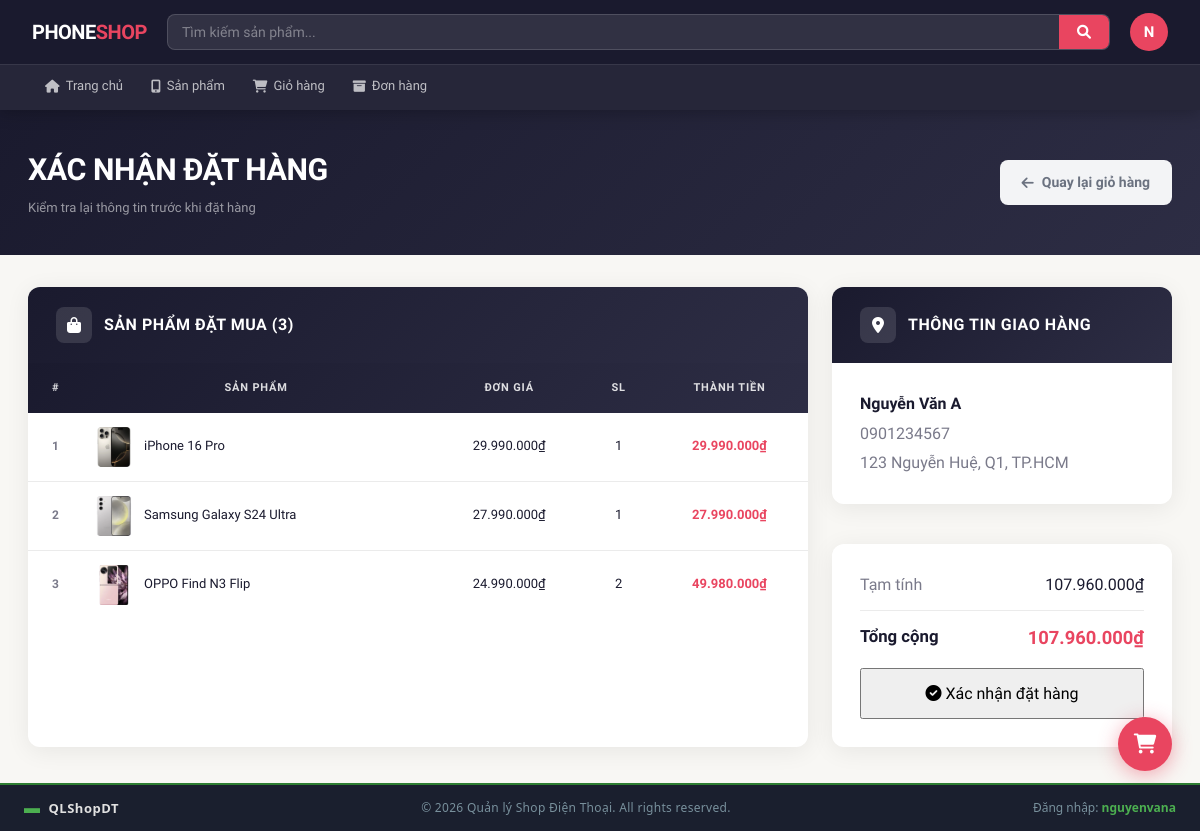
The app's page /QLShopDT_API/app.php/donhang/create (signed in) with its own data.
### tables this page shows
CREATE TABLE `giohang_item` (
  `maitem` int(11) NOT NULL,
  `magio` int(11) NOT NULL,
  `masp` int(11) NOT NULL,
  `sl` int(11) NOT NULL
);

CREATE TABLE `sanpham` (
  `masp` int(11) NOT NULL,
  `tensp` varchar(50) NOT NULL,
  `gia` double NOT NULL,
  `sl` int(11) NOT NULL,
  `hang` varchar(30) NOT NULL,
  `baohanh` int(11) NOT NULL,
  `ghichu` varchar(255) NOT NULL,
  `hinhanh` varchar(255) NOT NULL,
  `madm` int(11) NOT NULL
);

CREATE TABLE `khachhang` (
  `makh` int(11) NOT NULL,
  `tenkh` varchar(50) NOT NULL,
  `diachi` varchar(50) DEFAULT NULL,
  `sdt` varchar(30) DEFAULT NULL
);

### QLShopDT_API/core/Controller.php (called while the page is built, shortened)
<?php
abstract class Controller {
    protected function view($view, $data = []) {
        extract($data);
        $viewFile = BASE_PATH . '/views/' . $view . '.php';
        include $viewFile;
    }
}

### QLShopDT_API/controller/DonHangController.php (called while the page is built, shortened)
<?php
class DonHangController extends Controller {
    private $khachHangModel;
    private $gioHangModel;
    public function __construct() {
        require_once BASE_PATH . '/model/DonHang.php';
        require_once BASE_PATH . '/model/KhachHang.php';
        require_once BASE_PATH . '/model/GioHang.php';
        $this->khachHangModel = new KhachHang();
        $this->gioHangModel = new GioHang();
    }
    public function create() {
        $username = $_SESSION['username']        ?? '';
        $makh  = $this->gioHangModel->findCustomerByUsername($username);
        $items = $makh ? $this->gioHangModel->getByCustomer($makh) : [];
        $total    = array_sum(array_column($items, 'thanhtien'));
        $customer = $this->khachHangModel->findById($makh);
        $this->view('donhang/checkout', [
            'page_title' => 'Xác nhận đặt hàng',
            'active_nav' => 'giohang',
            'items'      => $items,
            'total'      => $total,
            'customer'   => $customer,
            'makh'       => $makh,
        ]);
    }
}

### QLShopDT_API/core/Router.php (called while the page is built, shortened)
<?php
class Router {
    private $routes = [];
    public function add($method, $pattern, $handler) {
        $this->routes[] = [
            'method' => strtoupper($method),
            'pattern' => $pattern,
            'handler' => $handler
        ];
    }
    public function dispatch($uri = null) {
        $uri = parse_url($uri, PHP_URL_PATH);
        $uri = '/' . trim($uri, '/');
        $method = $_SERVER['REQUEST_METHOD'];
        foreach ($this->routes as $route) {
            if ($route['method'] !== $method && $route['method'] !== 'ANY') {
                continue;
            }
            $params = $this->matchRoute($route['pattern'], $uri);
            if ($params !== false) {
                return $this->executeHandler($route['handler'], $params);
            }
        }
        return $this->defaultRouting($uri);
    }
    private function matchRoute($pattern, $uri) {
        $regex = preg_replace('/\{([a-zA-Z_]+)\}/', '(?P<$1>[^/]+)', $pattern);
        $regex = '#^' . $regex . '$#';
        if (preg_match($regex, $uri, $matches)) {
            $params = array_filter($matches, 'is_string', ARRAY_FILTER_USE_KEY);
            return $params;
        }
        return false;
    }
    private function executeHandler($handler, $params = []) {
        list($controller, $action) = explode('@', $handler);
        return $this->callController($controller, $action, $params);
    }
    private function callController($controllerName, $action, $params = []) {
        $controller = new $controllerName();
        return call_user_func_array([$controller, $action], $params);
    }
}

### QLShopDT_API/app.php (called while the page is built, shortened)
<?php
require_once __DIR__ . '/core/bootstrap.php';
$router = new Router();
$uri = $_SERVER['PATH_INFO'] ?? '';
$uri = '/' . trim($uri, '/');
$router->dispatch($uri);

### QLShopDT_API/config/database.php (called while the page is built, shortened)
<?php
if (class_exists('Database')) {
    return;
}
class Database {
    private static $instance = null;
    private $conn;
    private function __construct() {
        $this->conn = new mysqli(DB_HOST, DB_USER, DB_PASS, DB_NAME);
        $this->conn->set_charset("utf8mb4");
    }
    public static function getInstance() {
        if (self::$instance === null) {
            self::$instance = new self();
        }
        return self::$instance;
    }
    public function prepare($sql, $types = '', $params = []) {
        $stmt = $this->conn->prepare($sql);
        if (!empty($types) && !empty($params)) {
            $stmt->bind_param($types, ...$params);
        }
        return $stmt;
    }
    public function select($sql, $types = '', $params = []) {
        $stmt = $this->prepare($sql, $types, $params);
        $stmt->execute();
        $result = $stmt->get_result();
        $data = $result->fetch_all(MYSQLI_ASSOC);
        return $data;
    }
}

### QLShopDT_API/core/Model.php (called while the page is built, shortened)
<?php
require_once BASE_PATH . '/config/database.php';
abstract class Model {
    public function __construct() {
        $this->db = Database::getInstance();
    }
}

### QLShopDT_API/model/GioHang.php (called while the page is built, shortened)
<?php
require_once BASE_PATH . '/core/Model.php';
class GioHang extends Model {
    public function getByCustomer($makh) {
        $sql = "SELECT ghi.maitem, ghi.magio, ghi.masp, ghi.sl,
                sp.tensp, sp.gia, sp.hinhanh, sp.hang, (sp.gia * ghi.sl) AS thanhtien
                FROM giohang gh
                JOIN giohang_item ghi ON gh.magio = ghi.magio
                JOIN sanpham sp ON ghi.masp = sp.masp
                WHERE gh.makh = ?";
        return $this->db->select($sql, 'i', [$makh]);
    }
    public function findCustomerByUsername($username) {
        $sql = "SELECT kh.makh
                FROM taikhoan tk
                JOIN khachhang kh ON tk.matk = kh.makh
                WHERE tk.tentk = ?";
        $result = $this->db->select($sql, 's', [$username]);
        return $result ? (int)$result[0]['makh'] : false;
    }
}

### QLShopDT_API/core/bootstrap.php (called while the page is built, shortened)
<?php
require_once BASE_PATH . '/config/database.php';
require_once BASE_PATH . '/core/Model.php';
require_once BASE_PATH . '/core/Controller.php';
require_once BASE_PATH . '/core/Router.php';
function e($string) {
    return htmlspecialchars($string, ENT_QUOTES, 'UTF-8');
}

### QLShopDT_API/model/KhachHang.php (called while the page is built, shortened)
<?php
require_once BASE_PATH . '/core/Model.php';
class KhachHang extends Model {
    public function findById($makh) {
        $sql = "SELECT * FROM khachhang WHERE makh = ?";
        $result = $this->db->select($sql, 'i', [$makh]);
        return $result ? $result[0] : null;
    }
}

### QLShopDT_API/views/donhang/checkout.php (the view, shortened to what this page needs)
<?php
$extra_css = '<link rel="stylesheet" href="' . BASE_URL . '/assets/css/donhang.css">
<link rel="stylesheet" href="' . BASE_URL . '/assets/css/footer.css">';
include BASE_PATH . '/includes/header.php';
$imgBase = BASE_URL . '/includes/img/';
?>
<div class="dh-page-header">
    <div class="dh-page-header-inner">
        <div>
            <h1 class="dh-page-title">Xác nhận đặt hàng</h1>
            <p class="dh-page-subtitle">Kiểm tra lại thông tin trước khi đặt hàng</p>
        </div>
        <a href="<?= BASE_URL ?>/app.php/giohang" class="dh-cancel-btn">
            <i class="fas fa-arrow-left"></i> Quay lại giỏ hàng
        </a>
    </div>
</div>
<main class="container">
    <div style="display:grid; grid-template-columns:1fr 340px; gap:24px; margin-top:24px;">
        <div class="dh-form-card">
            <div class="dh-form-card-header">
                <div class="dh-form-icon"><i class="fas fa-shopping-bag"></i></div>
                <h2>Sản phẩm đặt mua (<?= count($items) ?>)</h2>
            </div>
            <div class="dh-form-body" style="padding:0">
                <table class="dh-table" style="margin:0">
                    <thead>
                        <tr>
                            <th>#</th>
                            <th>Sản phẩm</th>
                            <th>Đơn giá</th>
                            <th>SL</th>
                            <th>Thành tiền</th>
                        </tr>
                    </thead>
                    <tbody>
                    <?php foreach ($items as $i => $item): ?>
                        <tr>
                            <td><?= $i + 1 ?></td>
                            <td style="display:flex;align-items:center;gap:10px">
                                <?php if (!empty($item['hinhanh'])): ?>
                                    <img src="<?= $imgBase . e($item['hinhanh']) ?>"
                                         alt="<?= e($item['tensp']) ?>"
                                         style="width:40px;height:40px;object-fit:cover;border-radius:6px">
                                <?php endif; ?>
                                <span><?= e($item['tensp']) ?></span>
                            </td>
                            <td><?= number_format($item['gia'], 0, ',', '.') ?>₫</td>
                            <td><?= (int)$item['sl'] ?></td>
                            <td style="color:var(--dh-accent);font-weight:600">
                                <?= number_format($item['thanhtien'], 0, ',', '.') ?>₫
                            </td>
                        </tr>
                    <?php endforeach; ?>
                    </tbody>
                </table>
            </div>
        </div>
        <div style="display:flex;flex-direction:column;gap:16px">
            <div class="dh-form-card">
                <div class="dh-form-card-header">
                    <div class="dh-form-icon"><i class="fas fa-map-marker-alt"></i></div>
                    <h2>Thông tin giao hàng</h2>
                </div>
                <div class="dh-form-body">
                    <p><strong><?= e($customer['tenkh'] ?? '') ?></strong></p>
                    <p style="color:var(--dh-muted);margin-top:4px">
                        <?= e($customer['sdt'] ?? '') ?>
                    </p>
                    <p style="color:var(--dh-muted);margin-top:4px">
                        <?= e($customer['diachi'] ?? 'Chưa có địa chỉ') ?>
                    </p>
                </div>
            </div>
            <div class="dh-form-card">
                <div class="dh-form-body">
                    <div style="display:flex;justify-content:space-between;margin-bottom:12px">
                        <span style="color:var(--dh-muted)">Tạm tính</span>
                        <span><?= number_format($total, 0, ',', '.') ?>₫</span>
                    </div>
                    <div style="display:flex;justify-content:space-between;margin-bottom:16px;padding-top:12px;border-top:1px solid var(--dh-border)">
                        <span style="font-weight:700;font-size:1.05rem">Tổng cộng</span>
                        <span style="font-weight:700;font-size:1.15rem;color:var(--dh-accent)">
                            <?= number_format($total, 0, ',', '.') ?>₫
                        </span>
                    </div>
                    <form method="POST" action="<?= BASE_URL ?>/app.php/donhang/create">
                        <button type="submit" class="dh-save-btn" style="width:100%;justify-content:center;font-size:1rem;padding:14px">
                            <i class="fas fa-check-circle"></i> Xác nhận đặt hàng
                        </button>
                    </form>
                </div>
            </div>
        </div>
    </div>
</main>
<?php include BASE_PATH . '/includes/footer.php'; ?>

### QLShopDT_API/assets/css/main.css (style rules this page uses)
*, *::before, *::after { margin: 0; padding: 0; box-sizing: border-box; }
:root { --ps-primary: #1a1a2e; --ps-accent: #e94560; --ps-accent2: #f5a623; --ps-surface: #f8f7f4; --ps-card: #ffffff; --ps-text: #1a1a2e; --ps-muted: #7a7a8a; --ps-border: rgba(0,0,0,0.08); --ps-radius: 10px; --ps-radius-lg: 14px; --ps-shadow: 0 8px 28px rgba(0,0,0,0.09); }
html { scroll-behavior: smooth; }
body { font-family: 'Be Vietnam Pro', sans-serif; background: var(--ps-surface); color: var(--ps-text); min-height: 100vh; padding-top: 0; }
a { color: inherit; }
img { display: block; max-width: 100%; }
button, input, select, textarea { font-family: inherit; }

### QLShopDT_API/assets/css/donhang.css (style rules this page uses)
:root { --dh-primary: #1a1a2e; --dh-primary2: #2d2d44; --dh-accent: #e94560; --dh-accent2: #f5a623; --dh-surface: #f8f7f4; --dh-card: #ffffff; --dh-text: #1a1a2e; --dh-muted: #7a7a8a; --dh-border: rgba(0,0,0,0.08); --dh-success: #10b981; --dh-info: #3b82f6; --dh-warning: #f59e0b; --dh-danger: #ef4444; --dh-radius: 12px; --dh-radius-sm: 8px; --dh-shadow: 0 4px 24px rgba(0,0,0,0.07); --dh-shadow-md: 0 8px 32px rgba(0,0,0,0.10); }
body { background: var(--dh-surface); font-family: 'Be Vietnam Pro', sans-serif; color: var(--dh-text); line-height: 1.6; padding-bottom: 60px; }
.container { max-width: 1440px; margin: 0 auto; padding: 0 28px; }
.dh-page-header { background: linear-gradient(135deg, var(--dh-primary) 0%, var(--dh-primary2) 100%); padding: 36px 28px; margin-bottom: 32px; }
.dh-page-header-inner { max-width: 1440px; margin: 0 auto; display: flex; align-items: center; justify-content: space-between; flex-wrap: wrap; gap: 16px; }
.dh-page-title { color: #fff; font-size: 1.9rem; font-weight: 800; letter-spacing: -0.5px; margin: 0 0 4px; text-transform: uppercase; }
.dh-page-subtitle { color: rgba(255,255,255,0.55); font-size: 13px; font-weight: 500; }
table { width: 100%; border-collapse: collapse; border-spacing: 0; }
table thead tr { background: linear-gradient(135deg, var(--dh-primary) 0%, var(--dh-primary2) 100%); }
table th { padding: 16px 14px; color: rgba(255,255,255,0.85); font-weight: 700; font-size: 11px; text-transform: uppercase; letter-spacing: 0.8px; text-align: center; border: none; white-space: nowrap; }
table th:first-child { padding-left: 24px; text-align: left; }
table tbody tr { border-bottom: 1px solid var(--dh-border); transition: background .15s, transform .15s; animation: dhRowIn .3s ease-out forwards; opacity: 0; }
table tbody tr:last-child { border-bottom: none; }
table tbody tr:nth-child(1) { animation-delay: .04s; }
table tbody tr:nth-child(2) { animation-delay: .08s; }
table tbody tr:nth-child(3) { animation-delay: .12s; }
table td { padding: 14px 14px; color: var(--dh-text); font-size: 13px; text-align: center; border: none; vertical-align: middle; }
table td:first-child { padding-left: 24px; text-align: left; font-weight: 700; color: var(--dh-muted); font-size: 12px; width: 52px; }
.dh-form-card { background: var(--dh-card); border-radius: var(--dh-radius); box-shadow: var(--dh-shadow); overflow: hidden; margin-bottom: 24px; }
.dh-form-card-header { background: linear-gradient(135deg, var(--dh-primary) 0%, var(--dh-primary2) 100%); padding: 20px 28px; display: flex; align-items: center; gap: 12px; }
.dh-form-card-header h2 { color: #fff; font-size: 1rem; font-weight: 700; margin: 0; text-transform: uppercase; letter-spacing: 0.5px; }
.dh-form-card-header .dh-form-icon { width: 36px; height: 36px; background: rgba(255,255,255,0.12); border-radius: 8px; display: flex; align-items: center; justify-content: center; color: #fff; font-size: 16px; }
.dh-form-body { padding: 28px; }
.dh-cancel-btn { display: inline-flex; align-items: center; gap: 8px; padding: 11px 22px; background: #f3f4f6; color: #6b7280; border: none; border-radius: var(--dh-radius-sm); font-weight: 600; font-size: 14px; cursor: pointer; text-decoration: none; transition: all .2s; }
.dh-form-card { animation: dhFadeIn .35s ease-out forwards; }

### QLShopDT_API/assets/css/footer.css (style rules this page uses)
body { padding-bottom: 60px; }

### records on screen
giohang_item: masp.hinhanh (picture), masp.tensp "iPhone 16 Pro", masp.gia "29.990.000", sl "1", thanhtien "29.990.000"
giohang_item: masp.hinhanh (picture), masp.tensp "Samsung Galaxy S24 Ultra", masp.gia "27.990.000", sl "1", thanhtien "27.990.000"
giohang_item: masp.hinhanh (picture), masp.tensp "OPPO Find N3 Flip", masp.gia "24.990.000", sl "2", thanhtien "49.980.000"
khachhang: tenkh "Nguyễn Văn A", sdt "0901234567", diachi "123 Nguyễn Huệ, Q1, TP.HCM"

### other values on screen
substr($_SESSION['username'], 0, 1) "N"
count($items) "3"
$total "107.960.000"
$_SESSION['username'] "nguyenvana"
